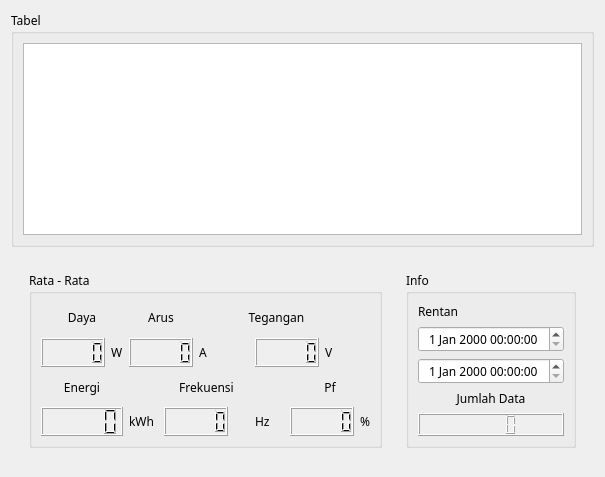
                  <widget class="QWidget" name="tab_1_average">
                   <attribute name="title">
                    <string>1</string>
                   </attribute>
                   <layout class="QVBoxLayout" name="verticalLayout_2">
                    <item>
                     <widget class="QGroupBox" name="avg1_container_top">
                      <property name="font">
                       <font>
                        <family>JetBrains Mono</family>
                       </font>
                      </property>
                      <property name="title">
                       <string>Tabel</string>
                      </property>
                      <layout class="QGridLayout" name="gridLayout_6">
                       <item row="0" column="0">
                        <widget class="QTableView" name="tabel_HOME_average_2"/>
                       </item>
                      </layout>
                     </widget>
                    </item>
                    <item>
                     <widget class="QWidget" name="avg1_container_bottom" native="true">
                      <layout class="QHBoxLayout" name="horizontalLayout_7">
                       <item>
                        <widget class="QWidget" name="avg1_container_bottom_right" native="true">
                         <layout class="QHBoxLayout" name="horizontalLayout_6">
                          <item>
                           <widget class="QGroupBox" name="groupBox_ratarata_avg1">
                            <property name="sizePolicy">
                             <sizepolicy hsizetype="Expanding" vsizetype="Expanding">
                              <horstretch>0</horstretch>
                              <verstretch>0</verstretch>
                             </sizepolicy>
                            </property>
                            <property name="font">
                             <font>
                              <family>JetBrains Mono</family>
                             </font>
                            </property>
                            <property name="title">
                             <string>Rata - Rata</string>
                            </property>
                            <layout class="QGridLayout" name="gridLayout_4">
                             <item row="0" column="0" colspan="2">
                              <widget class="QLabel" name="label_12">
                               <property name="font">
                                <font>
                                 <family>JetBrains Mono</family>
                                </font>
                               </property>
                               <property name="text">
                                <string>Daya</string>
                               </property>
                               <property name="alignment">
                                <set>Qt::AlignmentFlag::AlignCenter</set>
                               </property>
                              </widget>
                             </item>
                             <item row="0" column="2" colspan="2">
                              <widget class="QLabel" name="label_49">
                               <property name="font">
                                <font>
                                 <family>JetBrains Mono</family>
                                </font>
                               </property>
                               <property name="text">
                                <string>Arus</string>
                               </property>
                               <property name="alignment">
                                <set>Qt::AlignmentFlag::AlignCenter</set>
                               </property>
                              </widget>
                             </item>
                             <item row="0" column="5" colspan="3">
                              <widget class="QLabel" name="label_48">
                               <property name="font">
                                <font>
                                 <family>JetBrains Mono</family>
                                </font>
                               </property>
                               <property name="text">
                                <string>Tegangan</string>
                               </property>
                               <property name="alignment">
                                <set>Qt::AlignmentFlag::AlignCenter</set>
                               </property>
                              </widget>
                             </item>
                             <item row="1" column="0">
                              <widget class="QLCDNumber" name="value_avg_daya">
                               <property name="font">
                                <font>
                                 <family>JetBrains Mono</family>
                                </font>
                               </property>
                               <property name="autoFillBackground">
                                <bool>true</bool>
                               </property>
                              </widget>
                             </item>
                             <item row="1" column="1">
                              <widget class="QLabel" name="label_50">
                               <property name="font">
                                <font>
                                 <family>JetBrains Mono</family>
                                </font>
                               </property>
                               <property name="text">
                                <string>W</string>
                               </property>
                              </widget>
                             </item>
                             <item row="1" column="2" colspan="2">
                              <widget class="QLCDNumber" name="value_avg_arus">
                               <property name="font">
                                <font>
                                 <family>JetBrains Mono</family>
                                </font>
                               </property>
                               <property name="autoFillBackground">
                                <bool>true</bool>
                               </property>
                              </widget>
                             </item>
                             <item row="1" column="4" colspan="2">
                              <widget class="QLabel" name="label_52">
                               <property name="font">
                                <font>
                                 <family>JetBrains Mono</family>
                                </font>
                               </property>
                               <property name="text">
                                <string>A</string>
                               </property>
                              </widget>
                             </item>
                             <item row="1" column="6" colspan="2">
                              <widget class="QLCDNumber" name="value_avg_tegangan">
                               <property name="font">
                                <font>
                                 <family>JetBrains Mono</family>
                                </font>
                               </property>
                               <property name="autoFillBackground">
                                <bool>true</bool>
                               </property>
                              </widget>
                             </item>
                             <item row="1" column="8">
                              <widget class="QLabel" name="label_51">
                               <property name="font">
                                <font>
                                 <family>JetBrains Mono</family>
                                </font>
                               </property>
                               <property name="text">
                                <string>V</string>
                               </property>
                              </widget>
                             </item>
                             <item row="2" column="0" colspan="2">
                              <widget class="QLabel" name="label_55">
                               <property name="font">
                                <font>
                                 <family>JetBrains Mono</family>
                                </font>
                               </property>
                               <property name="text">
                                <string>Energi</string>
                               </property>
                               <property name="alignment">
                                <set>Qt::AlignmentFlag::AlignCenter</set>
                               </property>
                              </widget>
                             </item>
                             <item row="2" column="3" colspan="3">
                              <widget class="QLabel" name="label_53">
                               <property name="font">
                                <font>
                                 <family>JetBrains Mono</family>
                                </font>
                               </property>
                               <property name="text">
                                <string>Frekuensi</string>
                               </property>
                               <property name="alignment">
                                <set>Qt::AlignmentFlag::AlignCenter</set>
                               </property>
                              </widget>
                             </item>
                             <item row="2" column="7" colspan="3">
                              <widget class="QLabel" name="label_57">
                               <property name="font">
                                <font>
                                 <family>JetBrains Mono</family>
                                </font>
                               </property>
                               <property name="text">
                                <string>Pf</string>
                               </property>
                               <property name="alignment">
                                <set>Qt::AlignmentFlag::AlignCenter</set>
                               </property>
                              </widget>
                             </item>
                             <item row="3" column="0" colspan="2">
                              <widget class="QLCDNumber" name="value_avg_energi">
                               <property name="font">
                                <font>
                                 <family>JetBrains Mono</family>
                                </font>
                               </property>
                               <property name="autoFillBackground">
                                <bool>true</bool>
                               </property>
                              </widget>
                             </item>
                             <item row="3" column="2">
                              <widget class="QLabel" name="label_58">
                               <property name="font">
                                <font>
                                 <family>JetBrains Mono</family>
                                </font>
                               </property>
                               <property name="text">
                                <string>kWh</string>
                               </property>
                              </widget>
                             </item>
                             <item row="3" column="3" colspan="2">
                              <widget class="QLCDNumber" name="value_avg_frekuensi">
                               <property name="font">
                                <font>
                                 <family>JetBrains Mono</family>
                                </font>
                               </property>
                               <property name="autoFillBackground">
                                <bool>true</bool>
                               </property>
                              </widget>
                             </item>
                             <item row="3" column="6">
                              <widget class="QLabel" name="label_54">
                               <property name="font">
                                <font>
                                 <family>JetBrains Mono</family>
                                </font>
                               </property>
                               <property name="text">
                                <string>Hz</string>
                               </property>
                              </widget>
                             </item>
                             <item row="3" column="7" colspan="2">
                              <widget class="QLCDNumber" name="value_avg_pf">
                               <property name="font">
                                <font>
                                 <family>JetBrains Mono</family>
                                </font>
                               </property>
                               <property name="autoFillBackground">
                                <bool>true</bool>
                               </property>
                              </widget>
                             </item>
                             <item row="3" column="9">
                              <widget class="QLabel" name="label_56">
                               <property name="font">
                                <font>
                                 <family>JetBrains Mono</family>
                                </font>
                               </property>
                               <property name="text">
                                <string>%</string>
                               </property>
                              </widget>
                             </item>
                            </layout>
                           </widget>
                          </item>
                         </layout>
                        </widget>
                       </item>
                       <item>
                        <widget class="QWidget" name="avg1_container_bottom_left" native="true">
                         <property name="sizePolicy">
                          <sizepolicy hsizetype="Preferred" vsizetype="Preferred">
                           <horstretch>1</horstretch>
                           <verstretch>0</verstretch>
                          </sizepolicy>
                         </property>
                         <layout class="QHBoxLayout" name="horizontalLayout_5">
                          <item>
                           <widget class="QGroupBox" name="groupBox_info_avg1">
                            <property name="sizePolicy">
                             <sizepolicy hsizetype="Expanding" vsizetype="Expanding">
                              <horstretch>0</horstretch>
                              <verstretch>0</verstretch>
                             </sizepolicy>
                            </property>
                            <property name="font">
                             <font>
                              <family>JetBrains Mono</family>
                             </font>
                            </property>
                            <property name="title">
                             <string>Info</string>
                            </property>
                            <layout class="QGridLayout" name="gridLayout_5">
                             <item row="0" column="0">
                              <widget class="QLabel" name="label_7">
                               <property name="font">
                                <font>
                                 <family>JetBrains Mono</family>
                                </font>
                               </property>
                               <property name="text">
                                <string>Rentan</string>
                               </property>
                              </widget>
                             </item>
                             <item row="1" column="0">
                              <widget class="QDateTimeEdit" name="select_avg_tanggal_awal">
                               <property name="enabled">
                                <bool>true</bool>
                               </property>
                               <property name="font">
                                <font>
                                 <family>JetBrains Mono</family>
                                </font>
                               </property>
                               <property name="wrapping">
                                <bool>false</bool>
                               </property>
                               <property name="alignment">
                                <set>Qt::AlignmentFlag::AlignCenter</set>
                               </property>
                              </widget>
                             </item>
                             <item row="2" column="0">
                              <widget class="QDateTimeEdit" name="select_avg_tanggal_akhir">
                               <property name="enabled">
                                <bool>true</bool>
                               </property>
                               <property name="font">
                                <font>
                                 <family>JetBrains Mono</family>
                                </font>
                               </property>
                               <property name="wrapping">
                                <bool>false</bool>
                               </property>
                               <property name="alignment">
                                <set>Qt::AlignmentFlag::AlignCenter</set>
                               </property>
                              </widget>
                             </item>
                             <item row="3" column="0">
                              <widget class="QLabel" name="label_8">
                               <property name="font">
                                <font>
                                 <family>JetBrains Mono</family>
                                </font>
                               </property>
                               <property name="text">
                                <string>Jumlah Data</string>
                               </property>
                               <property name="alignment">
                                <set>Qt::AlignmentFlag::AlignCenter</set>
                               </property>
                              </widget>
                             </item>
                             <item row="4" column="0">
                              <widget class="QLCDNumber" name="value_avg_jumlahdata">
                               <property name="font">
                                <font>
                                 <family>JetBrains Mono</family>
                                </font>
                               </property>
                               <property name="autoFillBackground">
                                <bool>true</bool>
                               </property>
                              </widget>
                             </item>
                            </layout>
                           </widget>
                          </item>
                         </layout>
                        </widget>
                       </item>
                      </layout>
                     </widget>
                    </item>
                   </layout>
                  </widget>
